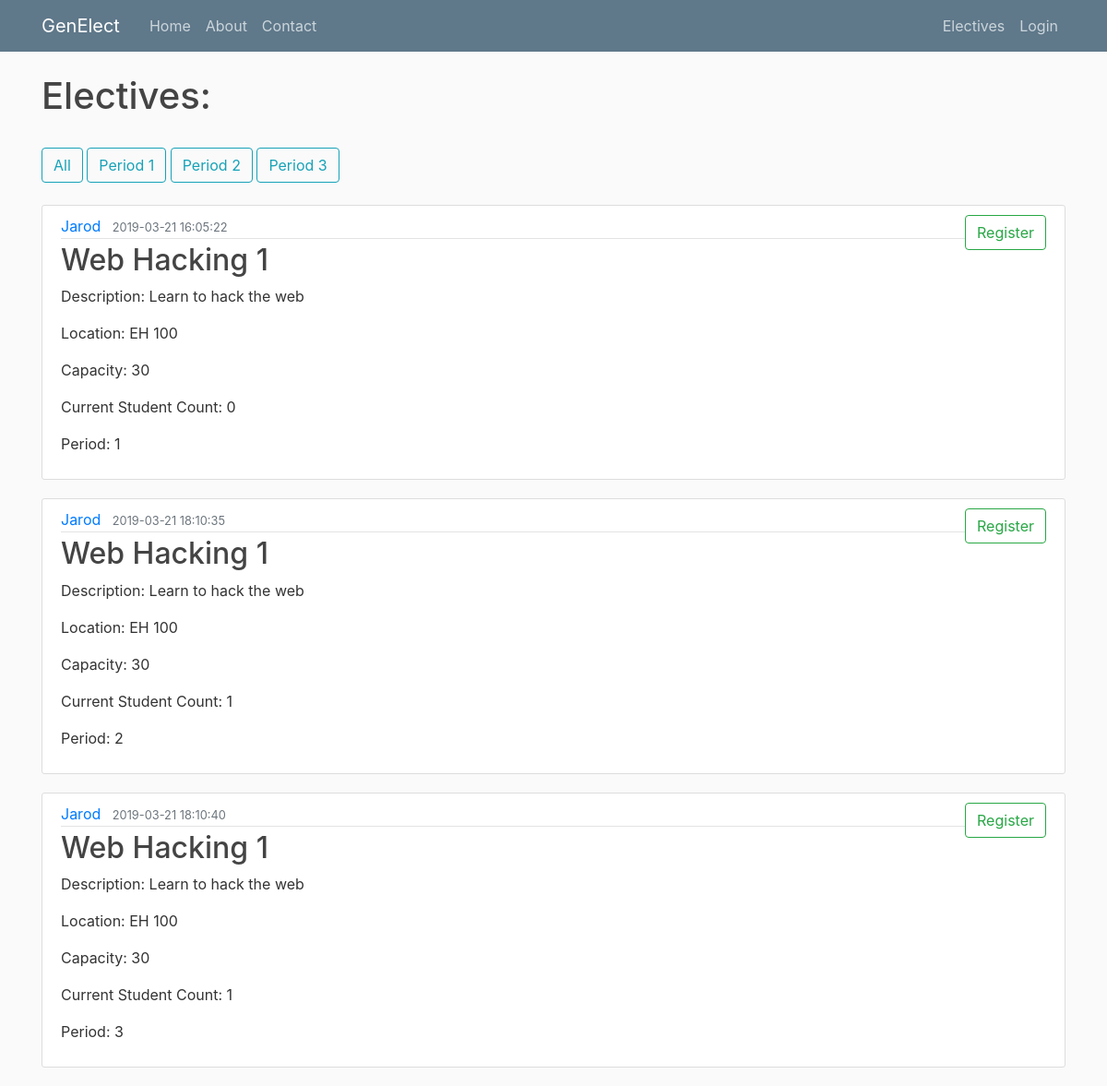
/offerings, run on an earlier commit of the app's database.
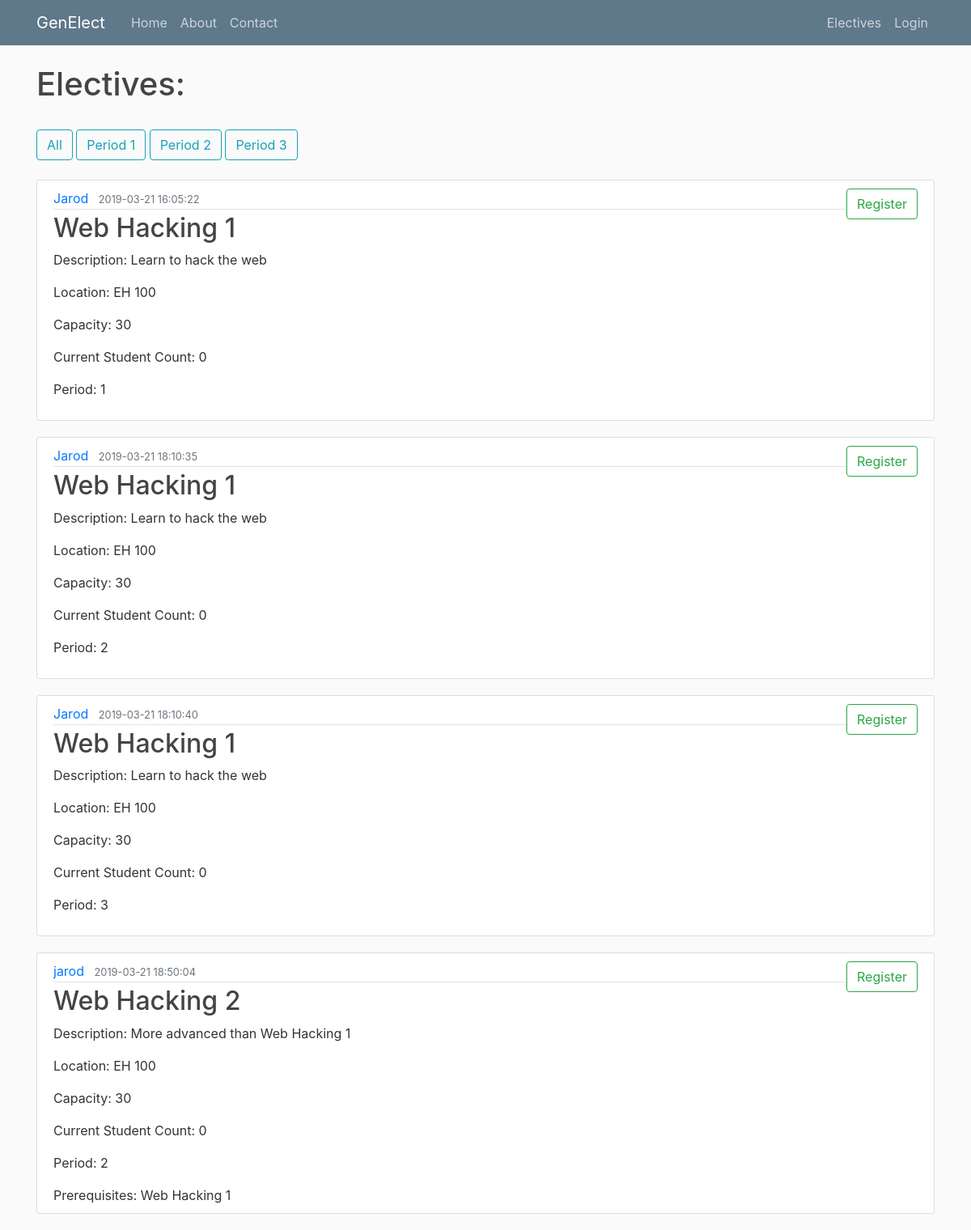
And on a later commit of the database.
### genElect/models.py (models this page shows)
class Base(db.Model):
    __abstract__ = True
    id = db.Column(db.Integer, primary_key=True, autoincrement=True)
    date_created = db.Column(db.DateTime, default=db.func.current_timestamp())
    date_modified = db.Column(db.DateTime, default=db.func.current_timestamp(),
            onupdate=db.func.current_timestamp())

class Offerings(Base):
    __tablename__ = 'offerings'
    day = db.Column(db.Date)
    period_start = db.Column(db.Integer)
    period_length = db.Column(db.Integer)
    building = db.Column(db.String(100))
    room = db.Column(db.String(100))
    instructor = db.Column(db.String(100))
    current_count = db.Column(db.Integer)
    capacity = db.Column(db.Integer)
    elective_id = db.Column(db.Integer, db.ForeignKey('electives.id'), nullable=False)
    registrations = db.relationship('Registrations', backref='offering', lazy=True)

class Electives(Base):
    __tablename__ = 'electives'
    name = db.Column(db.String(100))
    description = db.Column(db.String(500))
    prerequisites = db.relationship('Prerequisites', backref='elective', lazy=True)
    offerings = db.relationship('Offerings', backref='elective', lazy=True)
    completed_users = db.relationship('Completions', backref='elective', lazy=True)
    can_retake = db.Column(db.Boolean)

### genElect/__init__.py (the view)
@app.route("/electives") #FOR STUDENT USE
@app.route("/offerings") #FOR STUDENT USE
def electives():
    period = request.args.get('period')
    if period:
        offerings = Offerings.query.filter_by(period_start=period)
    else:
        offerings = Offerings.query.all()
    registered = [] #build out list of registered offerings
    if current_user.is_authenticated:
        registrations = current_user.registrations
        for registration in registrations:
            registered.append(registration.offering)
    return render_template('studentelectives.html', offerings=offerings, registered=registered, Electives=Electives)

### genElect/templates/studentelectives.html
{% extends "layout.html" %}
{% block content %}
    <h1>Electives:</h1>
    <br>
    <button type="button" onclick="window.location.href = '/electives'" class="btn btn-outline-info">All</button>
    <button type="button" onclick="window.location.href = '/electives?period=1'" class="btn btn-outline-info">Period 1</button>
    <button type="button" onclick="window.location.href = '/electives?period=2'" class="btn btn-outline-info">Period 2</button>
    <button type="button" onclick="window.location.href = '/electives?period=3'" class="btn btn-outline-info">Period 3</button>
    <br><br>
    {% for offering in offerings %}
        <article class="media content-section">
          <div class="media-body">
            <div class="article-metadata">
              <a class="mr-2" href="#">{{offering.instructor}}</a>
              <small class="text-muted">{{ offering.date_created }}</small>
            </div>
            <h2><a class="article-title" href="#">{{ offering.elective.name }}</a></h2>
            <p class="article-content">Description: {{ offering.elective.description }}</p>
            <p class="article-content">Location: {{ offering.building }} {{ offering.room }}</p>
            <p class="article-content">Capacity: {{ offering.capacity }}</p>
            <p class="article-content">Current Student Count: {{ offering.current_count }}</p>
            <p class="article-content">Period: {{ offering.period_start }}</p>
            {% if offering.elective.prerequisites %}
              <span class="article-content">Prerequisites:</span>
              {% for prereq in offering.elective.prerequisites %}
                {{ Electives.query.filter_by(id=prereq.prerequisite_elective_id).first().name }}
              {% endfor %}
            {% endif %}
          </div>
          <div class="form-group">
            {% if offering in registered %}
              <button type="button" onclick="window.location.href = '/drop/{{offering.id}}?back=electives'" class="btn btn-outline-danger">Drop</button>
            {% else %}
              <button type="button" onclick="window.location.href = '/register/{{offering.id}}'" class="btn btn-outline-success">Register</button>
            {% endif %}
        </div>
        </article>
    {% endfor %}
{% endblock content %}

What changed in the data, as far as the page shows it:
changed Offerings (number 2 of 4 on the later page): current_count "1" → "0"
changed Offerings (number 3 of 4 on the later page): current_count "1" → "0"
added Offerings: instructor "jarod", date_created "2019-03-21 18:50:04", elective.name "Web Hacking 2", elective.description "More advanced than Web Hacking 1", building "EH", room "100", capacity "30", current_count "0", period_start "2"
now on this page (row unchanged): Electives: query.filter_by "Web Hacking 1"
